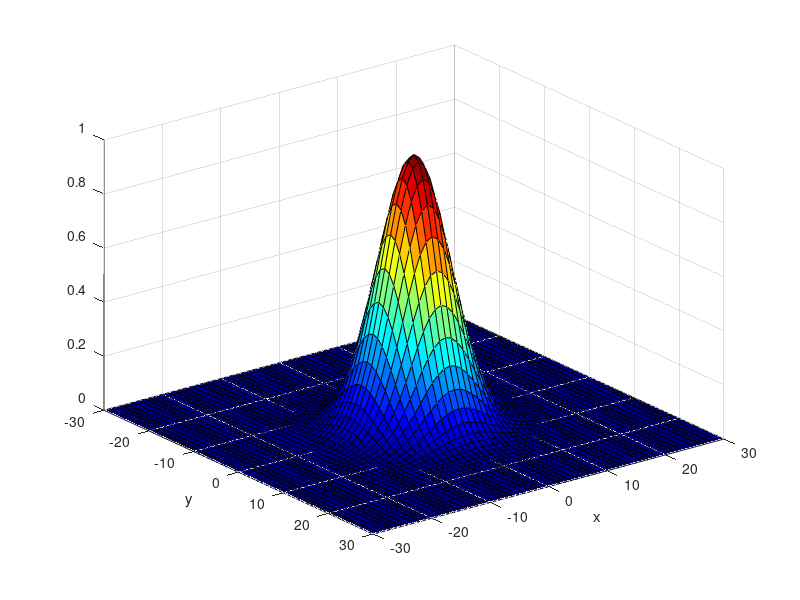

This figure's MATLAB source:
mu = [0;0];
sigma = 5;
x = (mu(1) - 30) : 1 : (mu(1) + 30);
y = (mu(2) - 30) : 1 : (mu(2) + 30);
[X,Y] = meshgrid(x,y);

f = exp(-0.5*(((X-mu(1))./sigma).^2 + ((Y-mu(2))./sigma).^2));

figure(1);
surf(X,Y,f);
grid on; colormap jet;
xlabel('x'); ylabel('y');
set(gca,'Ydir','reverse');